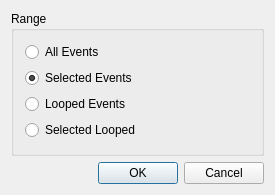
<?xml version="1.0" encoding="UTF-8"?>
<ui version="4.0">
 <class>RemoveBase</class>
 <widget class="QDialog" name="RemoveBase">
  <property name="enabled">
   <bool>true</bool>
  </property>
  <property name="geometry">
   <rect>
    <x>0</x>
    <y>0</y>
    <width>275</width>
    <height>195</height>
   </rect>
  </property>
  <property name="windowTitle">
   <string>MusE: Erase Notes</string>
  </property>
  <layout class="QVBoxLayout" name="verticalLayout_2">
   <property name="spacing">
    <number>6</number>
   </property>
   <property name="margin">
    <number>11</number>
   </property>
   <item>
    <widget class="QGroupBox" name="rangeBox">
     <property name="title">
      <string>Range</string>
     </property>
     <layout class="QVBoxLayout" name="verticalLayout">
      <property name="spacing">
       <number>6</number>
      </property>
      <property name="margin">
       <number>11</number>
      </property>
      <item>
       <widget class="QRadioButton" name="all_events_button">
        <property name="text">
         <string>All Events</string>
        </property>
       </widget>
      </item>
      <item>
       <widget class="QRadioButton" name="selected_events_button">
        <property name="text">
         <string>Selected Events</string>
        </property>
        <property name="checked">
         <bool>true</bool>
        </property>
       </widget>
      </item>
      <item>
       <widget class="QRadioButton" name="looped_events_button">
        <property name="text">
         <string>Looped Events</string>
        </property>
       </widget>
      </item>
      <item>
       <widget class="QRadioButton" name="selected_looped_button">
        <property name="text">
         <string>Selected Looped</string>
        </property>
       </widget>
      </item>
     </layout>
    </widget>
   </item>
   <item>
    <layout class="QHBoxLayout" name="horizontalLayout">
     <property name="spacing">
      <number>6</number>
     </property>
     <item>
      <spacer name="Spacer1">
       <property name="orientation">
        <enum>Qt::Horizontal</enum>
       </property>
       <property name="sizeType">
        <enum>QSizePolicy::Expanding</enum>
       </property>
       <property name="sizeHint" stdset="0">
        <size>
         <width>20</width>
         <height>20</height>
        </size>
       </property>
      </spacer>
     </item>
     <item>
      <widget class="QPushButton" name="okButton">
       <property name="text">
        <string>OK</string>
       </property>
       <property name="autoDefault">
        <bool>false</bool>
       </property>
       <property name="default">
        <bool>true</bool>
       </property>
      </widget>
     </item>
     <item>
      <widget class="QPushButton" name="cancelButton">
       <property name="text">
        <string>Cancel</string>
       </property>
      </widget>
     </item>
    </layout>
   </item>
  </layout>
 </widget>
 <layoutdefault spacing="6" margin="11"/>
 <resources/>
 <connections>
  <connection>
   <sender>okButton</sender>
   <signal>clicked()</signal>
   <receiver>RemoveBase</receiver>
   <slot>accept()</slot>
   <hints>
    <hint type="sourcelabel">
     <x>20</x>
     <y>20</y>
    </hint>
    <hint type="destinationlabel">
     <x>20</x>
     <y>20</y>
    </hint>
   </hints>
  </connection>
  <connection>
   <sender>cancelButton</sender>
   <signal>clicked()</signal>
   <receiver>RemoveBase</receiver>
   <slot>reject()</slot>
   <hints>
    <hint type="sourcelabel">
     <x>20</x>
     <y>20</y>
    </hint>
    <hint type="destinationlabel">
     <x>20</x>
     <y>20</y>
    </hint>
   </hints>
  </connection>
 </connections>
</ui>
